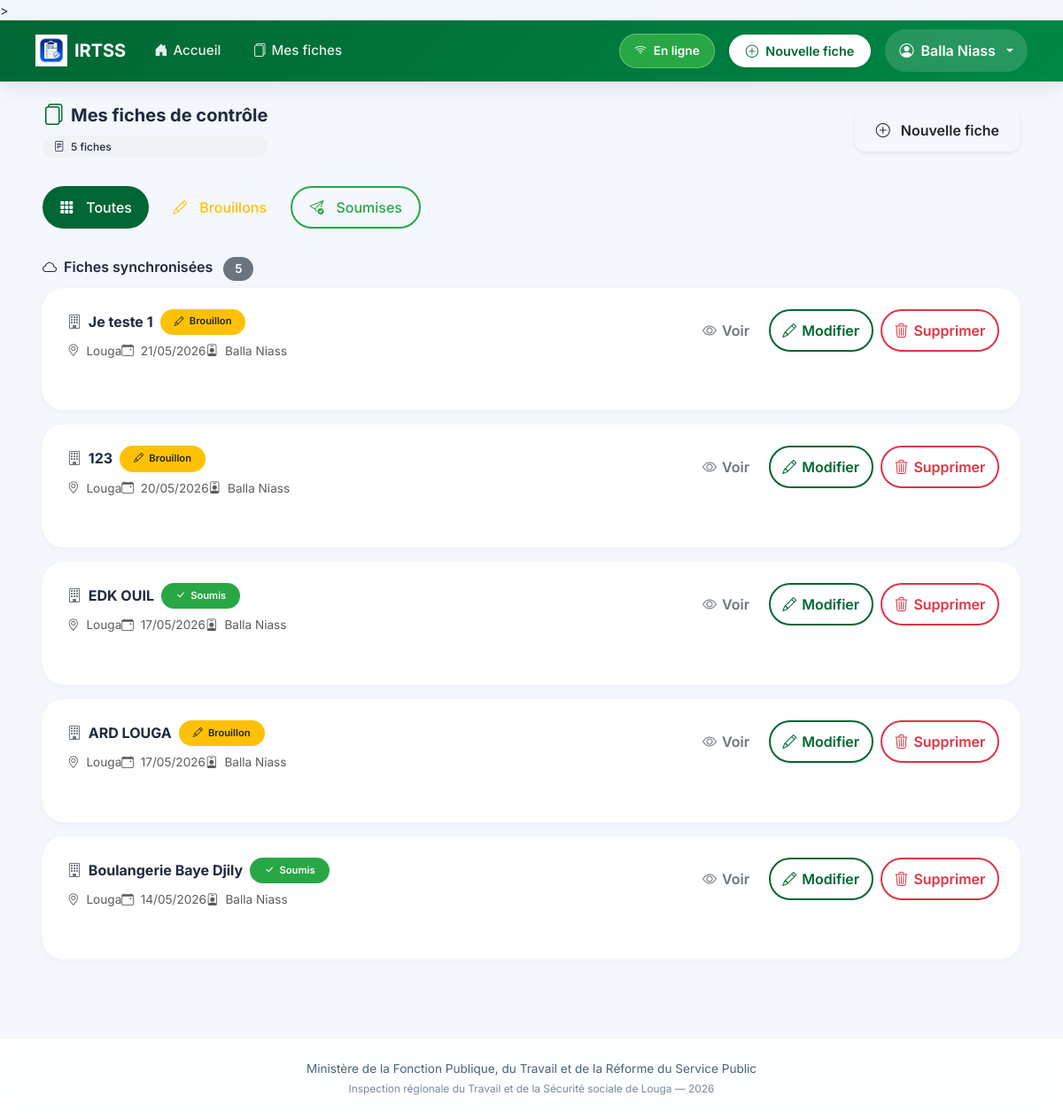
/fiches/ (signed in), run on an earlier commit of the app's database.
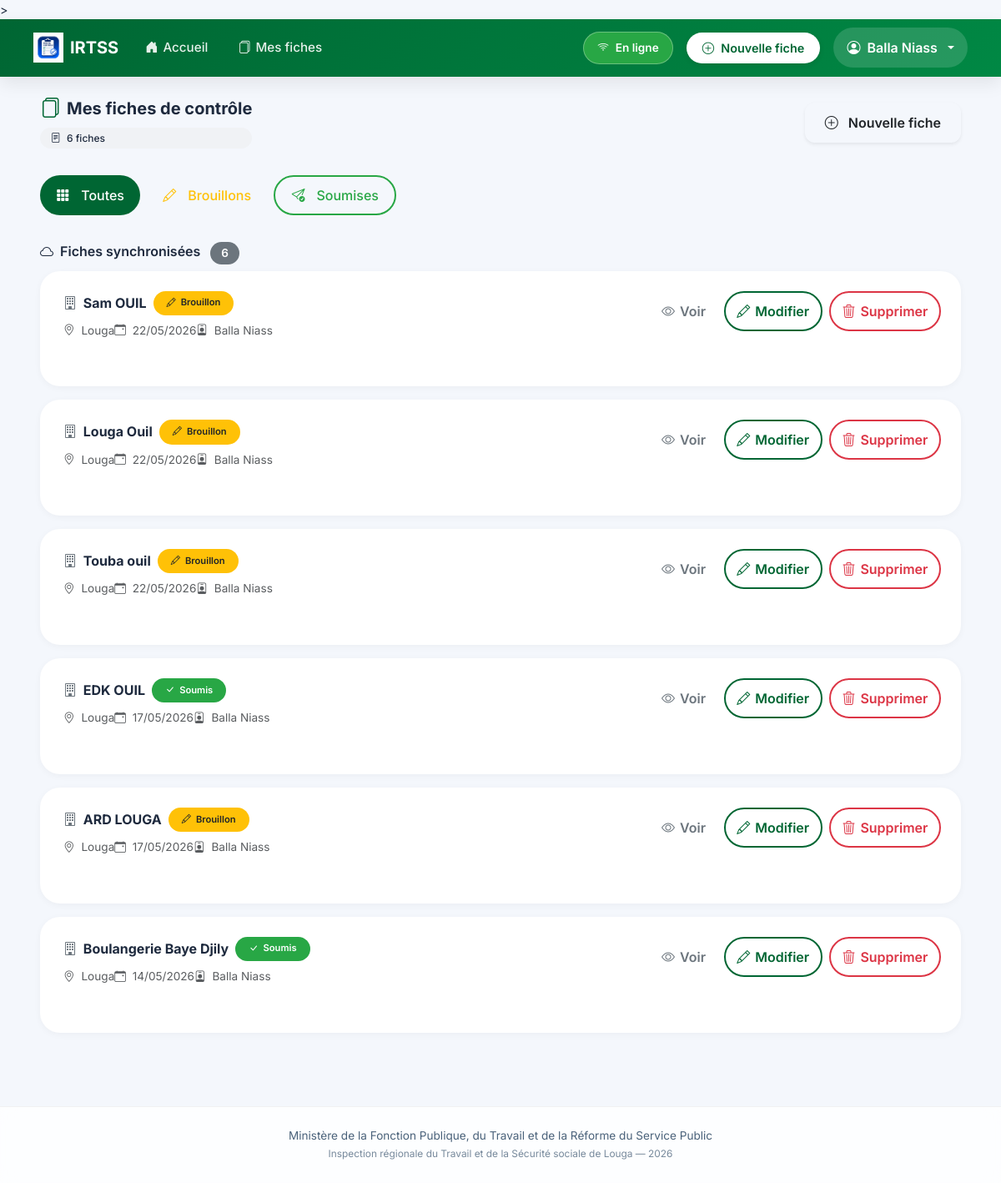
And on a later commit of the database.
### inspection/models.py (models this page shows, shortened)
class FicheControle(models.Model):
    STATUT_CHOICES = [
        ('brouillon', 'Brouillon'),
        ('soumis', 'Soumis'),
    ]
    inspecteur = models.ForeignKey(User, on_delete=models.CASCADE, related_name='fiches')
    entreprise = models.CharField(max_length=255, verbose_name="Entreprise ou Établissement")
    date_controle = models.DateField(verbose_name="Date du contrôle")
    lieu = models.CharField(max_length=100, default="Louga", verbose_name="Lieu")
    statut = models.CharField(max_length=20, choices=STATUT_CHOICES, default='brouillon')
    local_id = models.CharField(max_length=100, blank=True, null=True)
    adresse = models.TextField(blank=True)
    telephone = models.CharField(max_length=50, blank=True)
    email_entreprise = models.EmailField(blank=True)
    date_ouverture = models.DateField(null=True, blank=True)
    forme_juridique = models.CharField(max_length=100, blank=True)
    activite_principale = models.CharField(max_length=200, blank=True)
    chef_nom = models.CharField(max_length=200, blank=True, verbose_name="Chef d'établissement - Prénom et Nom")
    chef_cellulaire = models.CharField(max_length=50, blank=True)
    chef_email = models.EmailField(blank=True)
    representant_nom = models.CharField(max_length=200, blank=True, verbose_name="Représentant travailleurs - Prénom et Nom")
    representant_qualite = models.CharField(max_length=100, blank=True)
    representant_cellulaire = models.CharField(max_length=50, blank=True)
    representant_email = models.EmailField(blank=True)
    doe = models.CharField(max_length=3, blank=True, verbose_name="Déclaration d'Ouverture d'Établissement (DOE)")
    registre_paie = models.CharField(max_length=3, blank=True)
    cadres_hommes = models.PositiveIntegerField(null=True, blank=True, default=0)
    cadres_femmes = models.PositiveIntegerField(null=True, blank=True, default=0)
    ouvriers_hommes = models.PositiveIntegerField(null=True, blank=True, default=0)
    ouvriers_femmes = models.PositiveIntegerField(null=True, blank=True, default=0)
    cdi = models.PositiveIntegerField(null=True, blank=True, default=0, verbose_name="CDI")
    cdd = models.PositiveIntegerField(null=True, blank=True, default=0, verbose_name="CDD")
    cs = models.PositiveIntegerField(null=True, blank=True, default=0, verbose_name="CS")
    c_app = models.PositiveIntegerField(null=True, blank=True, default=0, verbose_name="C APP")
    autres_contrats = models.PositiveIntegerField(null=True, blank=True, default=0, verbose_name="Autres")
    remuneration_au_temps_1 = models.BooleanField(default=False)
    remuneration_au_temps_2 = models.BooleanField(default=False)
    remuneration_a_la_piece_1 = models.BooleanField(default=False)
    remuneration_a_la_piece_2 = models.BooleanField(default=False)
    remuneration_les_deux_1 = models.BooleanField(default=False)
    remuneration_les_deux_2 = models.BooleanField(default=False)
    salaires_conformes_1 = models.CharField(max_length=3, blank=True)
    salaires_conformes_2 = models.CharField(max_length=3, blank=True)
    bulletins_paie_1 = models.CharField(max_length=3, blank=True)
    bulletins_paie_2 = models.CharField(max_length=3, blank=True)
    heures_sup_1 = models.CharField(max_length=3, blank=True)
    heures_sup_2 = models.CharField(max_length=3, blank=True)
    prime_anciennete_1 = models.CharField(max_length=3, blank=True)
    prime_anciennete_2 = models.CharField(max_length=3, blank=True)
    jours_feries_1 = models.CharField(max_length=3, blank=True)
    jours_feries_2 = models.CharField(max_length=3, blank=True)
    indemnites_transport_1 = models.CharField(max_length=3, blank=True)
    indemnites_transport_2 = models.CharField(max_length=3, blank=True)
    horaires_affiches_1 = models.CharField(max_length=3, blank=True)
    horaires_affiches_2 = models.CharField(max_length=3, blank=True)
    amenagement_8h_5j_1 = models.CharField(max_length=3, blank=True)
    amenagement_8h_5j_2 = models.CharField(max_length=3, blank=True)
    amenagement_6h40_6j_1 = models.CharField(max_length=3, blank=True)
    amenagement_6h40_6j_2 = models.CharField(max_length=3, blank=True)
    pause_quotidienne_1 = models.CharField(max_length=3, blank=True)
    pause_quotidienne_2 = models.CharField(max_length=3, blank=True)
    repos_hebdomadaire_1 = models.CharField(max_length=3, blank=True)
    repos_hebdomadaire_2 = models.CharField(max_length=3, blank=True)
    declaration_css_1 = models.CharField(max_length=3, blank=True)
    declaration_css_2 = models.CharField(max_length=3, blank=True)
    adhesion_css_1 = models.CharField(max_length=3, blank=True)
    adhesion_css_2 = models.CharField(max_length=3, blank=True)
    adhesion_ipres_1 = models.CharField(max_length=3, blank=True)
    adhesion_ipres_2 = models.CharField(max_length=3, blank=True)
    adhesion_ipm_1 = models.CharField(max_length=3, blank=True)
    adhesion_ipm_2 = models.CharField(max_length=3, blank=True)
    cotisations_css_1 = models.CharField(max_length=3, blank=True)
    cotisations_css_2 = models.CharField(max_length=3, blank=True)
    cotisations_ipres_1 = models.CharField(max_length=3, blank=True)
    cotisations_ipres_2 = models.CharField(max_length=3, blank=True)
    cotisations_ipm_1 = models.CharField(max_length=3, blank=True)
    cotisations_ipm_2 = models.CharField(max_length=3, blank=True)
    delegues_personnel_1 = models.CharField(max_length=3, blank=True)
    delegues_personnel_2 = models.CharField(max_length=3, blank=True)
    reglement_interieur_1 = models.CharField(max_length=3, blank=True)
    reglement_interieur_2 = models.CharField(max_length=3, blank=True)
    comite_hst_1 = models.CharField(max_length=3, blank=True)
    comite_hst_2 = models.CharField(max_length=3, blank=True)
    visite_medicale_1 = models.CharField(max_length=3, blank=True)
    visite_medicale_2 = models.CharField(max_length=3, blank=True)
    extincteurs_1 = models.CharField(max_length=3, blank=True)
    extincteurs_2 = models.CharField(max_length=3, blank=True)
    epi_disponible_1 = models.CharField(max_length=3, blank=True)
    epi_disponible_2 = models.CharField(max_length=3, blank=True)
    epi_effectif_1 = models.CharField(max_length=3, blank=True)
    epi_effectif_2 = models.CharField(max_length=3, blank=True)
    toilettes_1 = models.CharField(max_length=3, blank=True)
    toilettes_2 = models.CharField(max_length=3, blank=True)
    conges_1 = models.CharField(max_length=3, blank=True)
    conges_2 = models.CharField(max_length=3, blank=True)
    dasmo_bs_1 = models.CharField(max_length=3, blank=True)
    dasmo_bs_2 = models.CharField(max_length=3, blank=True)
    observations_divers = models.TextField(blank=True)
    observations_generales = models.TextField(blank=True)
    suite_observations_orales = models.BooleanField(default=False)
    suite_observations_ecrites = models.BooleanField(default=False)
    suite_mise_en_demeure = models.BooleanField(default=False)
    suite_pv_infraction = models.BooleanField(default=False)
    suite_refere = models.BooleanField(default=False)
    delai_reception = models.BooleanField(default=False)
    delai_un_mois = models.BooleanField(default=False)
    delai_autres = models.BooleanField(default=False)
    delai_autres_precision = models.CharField(max_length=200, blank=True)
    signature_equipe = models.CharField(max_length=200, blank=True)
    signature_gerant = models.CharField(max_length=200, blank=True)
    created_at = models.DateTimeField(auto_now_add=True)
    updated_at = models.DateTimeField(auto_now=True)
    class Meta:
        ordering = ['-created_at']
        verbose_name = "Fiche de contrôle"
        verbose_name_plural = "Fiches de contrôle"

### inspection/views.py (the view)
# urls.py: path('fiches/', views.liste_fiches, name='liste_fiches'),
@login_required
def liste_fiches(request):
    user = request.user
    fiches = FicheControle.objects.all().select_related('inspecteur') if user.is_staff \
             else FicheControle.objects.filter(inspecteur=user)
    statut = request.GET.get('statut', '')
    if statut:
        fiches = fiches.filter(statut=statut)
    return render(request, 'inspection/liste_fiches.html', {'fiches': fiches, 'statut_filtre': statut})

### templates/inspection/liste_fiches.html (shortened to what this page needs)
{% extends 'inspection/base.html' %}
{% load static %}
{% block content %}
<div class="container-fluid px-3 px-lg-4">
  <div class="d-flex flex-wrap align-items-center justify-content-between mb-4 gap-2">
    <div>
      <h5 class="fw-bold mb-0 d-flex align-items-center gap-2">
        <i class="bi bi-files text-senegal fs-4"></i>
        Mes fiches de contrôle
      </h5>
      <div class="compteur-filtre mt-2">
        <i class="bi bi-file-text me-1"></i>
        <span id="total-fiches-count">{{ fiches|length }}</span> fiche{{ fiches|length|pluralize }}
      </div>
    </div>
    <a href="{% url 'nouvelle_fiche' %}" class="btn btn-senegal-soft shadow-sm">
      <i class="bi bi-plus-circle me-1"></i> Nouvelle fiche
    </a>
  </div>
  <div class="mb-4 d-flex flex-wrap gap-2">
    <a href="{% url 'liste_fiches' %}"
       class="btn filter-btn {% if not statut_filtre %}btn-senegal text-white{% else %}btn-outline-secondary{% endif %}">
      <i class="bi bi-grid-3x3-gap-fill"></i> Toutes
    </a>
    <a href="?statut=brouillon"
       class="btn filter-btn {% if statut_filtre == 'brouillon' %}btn-warning text-dark{% else %}btn-outline-warning{% endif %}">
      <i class="bi bi-pencil"></i> Brouillons
    </a>
    <a href="?statut=soumis"
       class="btn filter-btn {% if statut_filtre == 'soumis' %}btn-success text-white{% else %}btn-outline-success{% endif %}">
      <i class="bi bi-send-check"></i> Soumises
    </a>
  </div>
  <div id="server-fiches-section">
    <h6 class="fw-semibold mb-2">
      <i class="bi bi-cloud me-1"></i>
      Fiches synchronisées
      <span class="badge bg-secondary ms-2" id="server-count">{{ fiches|length }}</span>
    </h6>
    <div id="server-fiches-list">
      {% if fiches %}
        {% for fiche in fiches %}
        <div class="fiche-card p-3" data-fiche-id="{{ fiche.pk }}" data-statut="{{ fiche.statut }}">
          <div class="d-flex flex-wrap justify-content-between align-items-start gap-3">
            <div class="flex-grow-1">
              <div class="d-flex flex-wrap align-items-center gap-2 mb-2">
                <h6 class="fw-bold mb-0">
                  <i class="bi bi-building me-1 text-secondary"></i>
                  {{ fiche.entreprise }}
                </h6>
                <span class="fiche-badge {% if fiche.statut == 'soumis' %}bg-success text-white{% else %}bg-warning text-dark{% endif %}">
                  {% if fiche.statut == 'soumis' %}
                    <i class="bi bi-check-lg"></i> Soumis
                  {% else %}
                    <i class="bi bi-pencil"></i> Brouillon
                  {% endif %}
                </span>
              </div>
              <div class="small text-muted d-flex flex-wrap gap-x-3 gap-y-1">
                <span><i class="bi bi-geo-alt me-1"></i> {{ fiche.lieu|default:"Lieu non renseigné" }}</span>
                <span><i class="bi bi-calendar-event me-1"></i> {{ fiche.date_controle|date:"d/m/Y" }}</span>
                {% if user.is_staff %}
                <span><i class="bi bi-person-badge me-1"></i> {{ fiche.inspecteur.first_name }} {{ fiche.inspecteur.last_name }}</span>
                {% endif %}
              </div>
            </div>
            <div class="d-flex gap-2">
              <a href="{% url 'detail_fiche' fiche.pk %}" class="btn btn-outline-secondary btn-icon" title="Voir">
                <i class="bi bi-eye"></i> <span class="d-none d-sm-inline">Voir</span>
              </a>
              <a href="{% url 'modifier_fiche' fiche.pk %}" class="btn btn-outline-primary btn-icon" title="Modifier">
                <i class="bi bi-pencil"></i> <span class="d-none d-sm-inline">Modifier</span>
              </a>
              <a href="{% url 'supprimer_fiche' fiche.pk %}" class="btn btn-outline-danger btn-icon" title="Supprimer" onclick="return confirm('Supprimer définitivement cette fiche ?')">
                <i class="bi bi-trash3"></i> <span class="d-none d-sm-inline">Supprimer</span>
              </a>
            </div>
          </div>
        </div>
        {% endfor %}
      {% else %}
        <div class="text-center py-4 text-muted bg-white rounded-4 p-4">
          <i class="bi bi-inbox display-1 opacity-25 d-block mb-3"></i>
          <p class="mb-0">Aucune fiche synchronisée</p>
        </div>
      {% endif %}
    </div>
  </div>
</div>
{% endblock %}

### templates/inspection/base.html (shortened to what this page needs)
{% load static %}
<!DOCTYPE html>
<html lang="fr">
<head>
  <link rel="stylesheet" href="{% static 'css/bootstrap.min.css' %}">
  <link rel="stylesheet" href="{% static 'icons/bootstrap-icons.css' %}">
  <link rel="stylesheet" href="{% static 'css/style.css' %}">
  <link rel="stylesheet" href="{% static 'css/fiche-mobile.css' %}">>
</head>
<body>
{% if user.is_authenticated %}
<nav class="navbar navbar-expand-lg navbar-modern sticky-top">
  <div class="container-fluid px-3 px-lg-4">
    <a
      class="navbar-brand d-flex align-items-center gap-2"
      href="{% url 'tableau_de_bord' %}"
    >
      <img
        src="{% static 'icons/logo.png' %}"
        alt="IRTSS"
        height="36"
      >
      <span class="fw-bold text-white">
        IRTSS
      </span>
    </a>
    <div class="collapse navbar-collapse" id="mainNavbar">
      <ul class="navbar-nav me-auto mb-2 mb-lg-0 align-items-center gap-1">
        <li class="nav-item">
          <a
            class="nav-link-custom {% if request.resolver_match.url_name == 'tableau_de_bord' %}active{% endif %}"
            href="{% url 'tableau_de_bord' %}"
          >
            <i class="bi bi-house-door-fill"></i>
            <span>Accueil</span>
          </a>
        </li>
        <li class="nav-item">
          <a
            class="nav-link-custom"
            href="{% url 'liste_fiches' %}"
          >
            <i class="bi bi-files"></i>
            <span>Mes fiches</span>
          </a>
        </li>
      </ul>
      <div class="d-flex align-items-center gap-3 ms-auto">
        <div id="statut-connexion" class="badge-statut">
        </div>
        <a
          href="{% url 'nouvelle_fiche' %}"
          class="btn-nouvelle-fiche"
        >
          <i class="bi bi-plus-circle"></i>
          <span>Nouvelle fiche</span>
        </a>
        <div class="dropdown dropdown-user">
          <button
            class="btn dropdown-toggle d-flex align-items-center gap-2"
            data-bs-toggle="dropdown"
          >
            <i class="bi bi-person-circle"></i>
            <span class="d-none d-md-inline">
              {% if user.first_name %}
                {{ user.first_name }} {{ user.last_name }}
              {% else %}
                {{ user.username }}
              {% endif %}
            </span>
          </button>
        </div>
      </div>
    </div>
  </div>
</nav>
{% endif %}
<main class="py-4">
  <div class="container-fluid px-3 px-lg-4">
    {% block content %}{% endblock %}
  </div>
</main>
<footer class="footer text-center py-4 mt-5">
  <div class="container">
    Ministère de la Fonction Publique, du Travail et de la Réforme du Service Public
    <br>
    <span class="small opacity-75">
      Inspection régionale du Travail et de la Sécurité sociale de Louga —
      <span id="current-year"></span>
    </span>
  </div>
</footer>
<div
  id="toast-container"
  class="toast-container position-fixed bottom-0 end-0 p-3"
></div>
</body>
</html>

What changed in the data, as far as the page shows it:
removed FicheControle: entreprise "Je teste 1", statut "brouillon" (drawn), lieu "Louga", date_controle "21/05/2026", inspecteur.first_name "Balla", inspecteur.last_name "Niass"
removed FicheControle: entreprise "123", statut "brouillon" (drawn), lieu "Louga", date_controle "20/05/2026", inspecteur.first_name "Balla", inspecteur.last_name "Niass"
added FicheControle: entreprise "Sam OUIL", statut "brouillon" (drawn), lieu "Louga", date_controle "22/05/2026", inspecteur.first_name "Balla", inspecteur.last_name "Niass"
added FicheControle: entreprise "Louga Ouil", statut "brouillon" (drawn), lieu "Louga", date_controle "22/05/2026", inspecteur.first_name "Balla", inspecteur.last_name "Niass"
added FicheControle: entreprise "Touba ouil", statut "brouillon" (drawn), lieu "Louga", date_controle "22/05/2026", inspecteur.first_name "Balla", inspecteur.last_name "Niass"
Also different on the page:
{{ fiches|length }}: "5" → "6"
